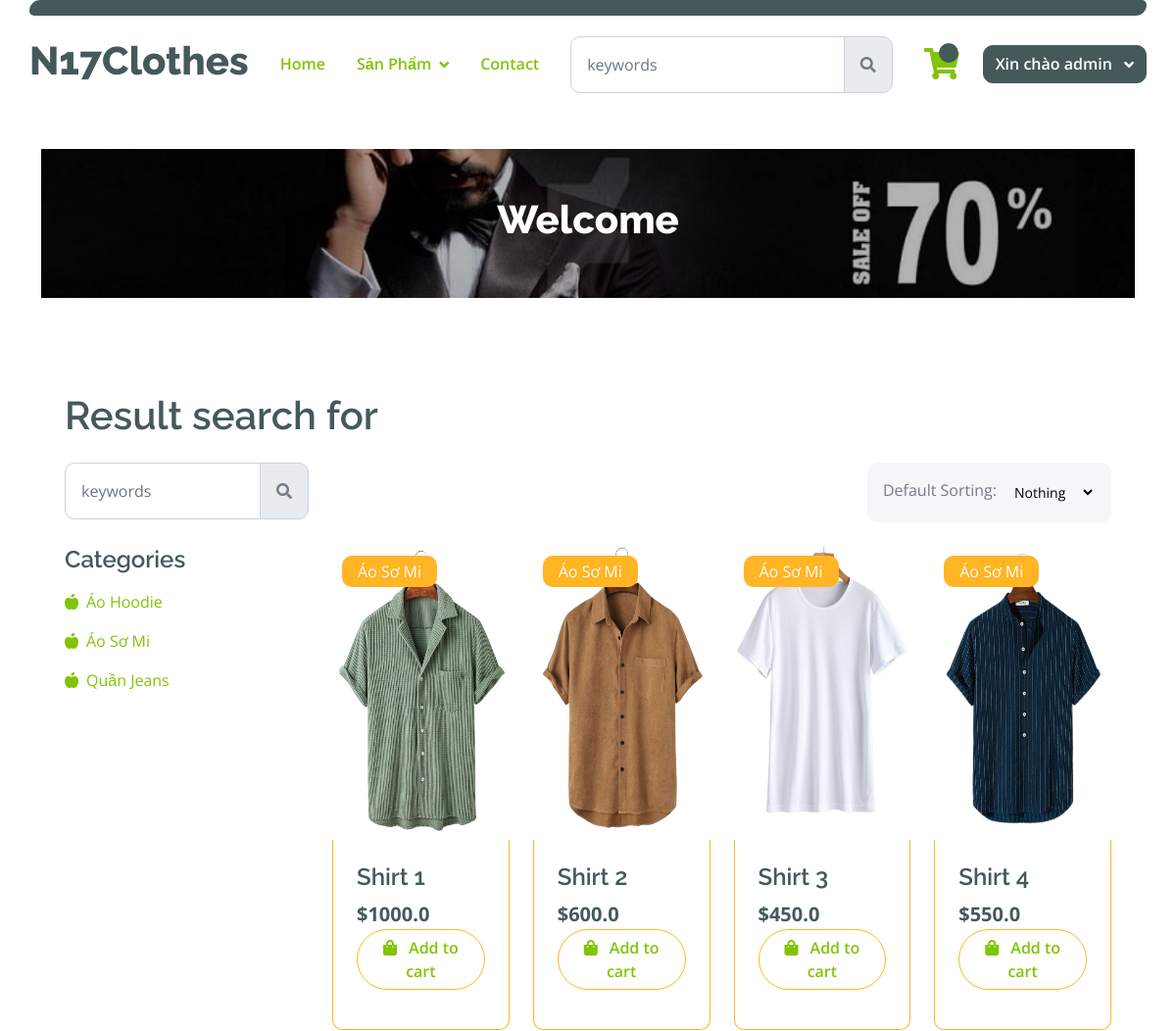
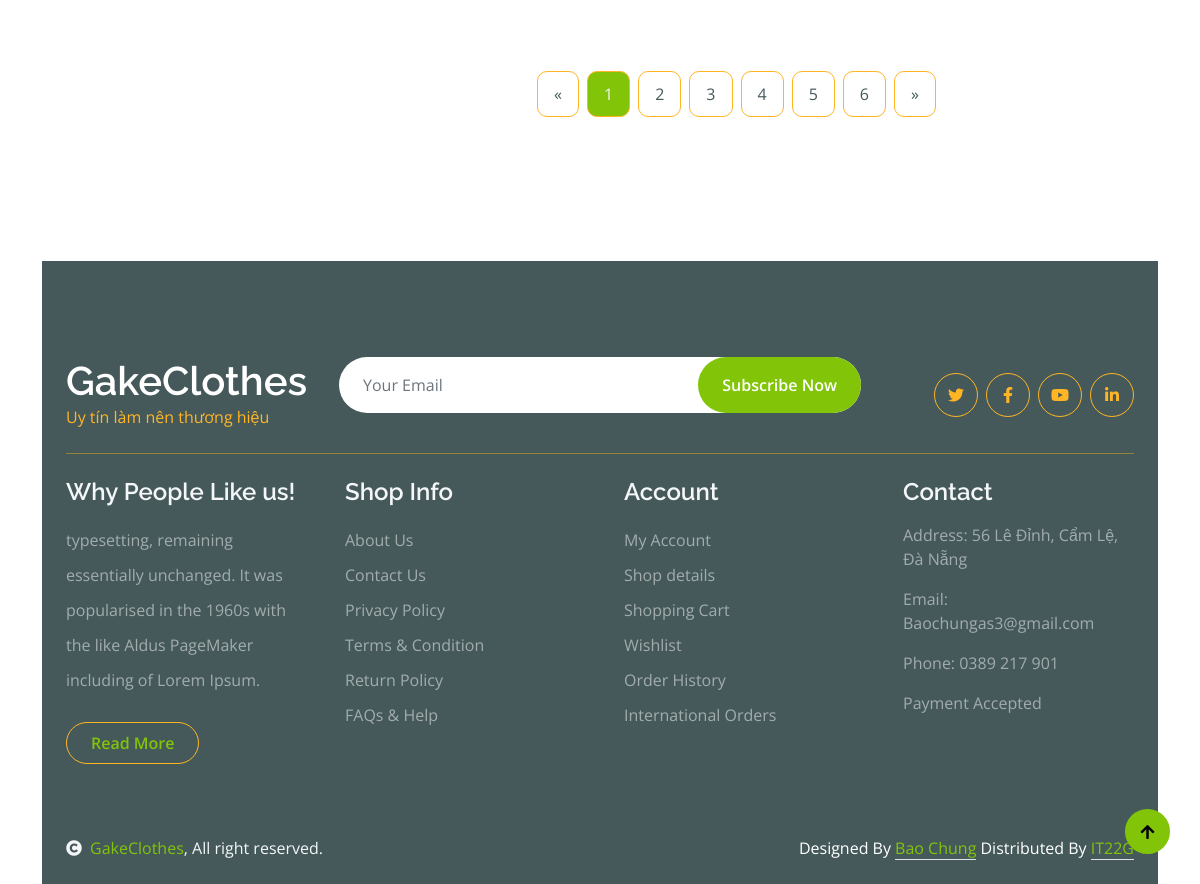
The app's page /category/?category=ao-so-mi (signed in) with its own data (2 pictures, top to bottom).
### app/models.py (models this page shows, shortened)
class Category(models.Model):
    name = models.CharField(max_length=200, null=True)
    slug = models.SlugField(max_length = 200, unique = True)
    def __str__(self):
        return self.name

class Product(models.Model):
    name = models.CharField(max_length=200, null=True)
    price = models.FloatField()
    quantity = models.IntegerField(default = 0, null = True, blank = True)
    discount = models.FloatField()
    image = models.ImageField(null=True, blank=True, upload_to='products_pics')
    category = models.ForeignKey(Category, on_delete=models.SET_NULL, null=True, blank= True)
    description = models.CharField(max_length=1000, null=True)
    date = models.DateTimeField(auto_now_add=True)
    @property
    def ImageURL(self):
        try:
            url = self.image.url
        except:
            url = ''
        return url

### app/views.py (the view)
# urls.py: path("category/", views.categoryProduct, name="category"),
def categoryProduct(request):
    if request.user.is_authenticated:
        customer = request.user
        order, created = Order.objects.get_or_create(customer = customer, complete = False)
        items = order.orderitem_set.all()
        cartItems = order.get_cart_items
    else:
        items= []
        order = {"get_cart_items":0,"get_cart_total":0 }
    active_category = request.GET.get('category', '')
    if active_category:
        products = Product.objects.filter(category__slug = active_category)
    categories = Category.objects.all()
    context = { 'products':products, 'active_category':active_category, "categories": categories,'items':items, 'order':order }
    return render(request, "app/category.html", context)

### app/templates/app/category.html (shortened to what this page needs)
{% extends "app/base.html" %} {% load static %} {% block category_content %}
<div class="container-fluid fruite py-5">
  <div class="container py-5">
    <h1 class="mb-4">Result search for {{searched}}</h1>
    <div class="row g-4">
      <div class="col-lg-12">
        <div class="row g-4">
          <div class="col-xl-3">
            <div class="input-group w-100 mx-auto d-flex">
              <input
                type="search"
                class="form-control p-3"
                placeholder="keywords"
                aria-describedby="search-icon-1"
              />
              <span id="search-icon-1" class="input-group-text p-3"
                ><i class="fa fa-search"></i
              ></span>
            </div>
          </div>
          <div class="col-6"></div>
          <div class="col-xl-3">
            <div
              class="bg-light ps-3 py-3 rounded d-flex justify-content-between mb-4"
            >
              <label for="fruits">Default Sorting:</label>
              <select
                id="fruits"
                name="fruitlist"
                class="border-0 form-select-sm bg-light me-3"
                form="fruitform"
              >
                <option value="volvo">Nothing</option>
              </select>
            </div>
          </div>
        </div>
        <div class="row g-4">
          <div class="col-lg-3">
            <div class="row g-4">
              <div class="col-lg-12">
                <div class="mb-3">
                  <h4>Categories</h4>
                  <ul class="list-unstyled fruite-categorie">
                    {% for category in  categories %}
                    <li>
                      <div class="d-flex justify-content-between fruite-name">
                        <a href="{% url 'category' %}?category={{category.slug}}"
                          ><i class="fas fa-apple-alt me-2"></i>{{category.name}}</a
                        >
                      </div>
                    </li>
                    {% endfor %}
                  </ul>
                </div>
              </div>
            </div>
          </div>
          <div class="col-lg-9">
            <div class="row g-4 justify-content-center">
              {% for product in products%}
              <div class="col-md-6 col-lg-4 col-xl-3">
                  <a href="{% url 'details'%}?id={{product.id}}">
                  <div class="rounded position-relative fruite-item">
                    <div class="fruite-img">
                      <img
                        src="{{product.ImageURL}}"
                        class=" w-100 rounded-top"
                        height="300px"
                      />
                    </div>
                    <div
                      class="text-white bg-secondary px-3 py-1 rounded position-absolute"
                      style="top: 10px; left: 10px"
                    >
                      {{product.category}}
                    </div>
                    <div
                      class="p-4 border border-secondary border-top-0 rounded-bottom"
                    >
                      <h4>{{product.name}}</h4>
                      <div class="d-flex justify-content-between flex-lg-wrap">
                        <p class="text-dark fs-5 fw-bold mb-0">
                          ${{product.price}}
                        </p>
                        <p
                          href="!#"
                          data-product="{{product.id}}"
                          data-action="add"
                          class="btn border border-secondary rounded-pill px-3 text-primary updated-cart"
                        >
                          <i class="fa fa-shopping-bag me-2 text-primary updated-cart "    data-product="{{product.id}}"
                          data-action="add"></i>
                          Add to cart
                        </p>
                      </div>
                    </div>
                  </div>
                </a>
                </div>
              {% endfor %}
              <div class="col-12">
                <div class="pagination d-flex justify-content-center mt-5">
                  <a href="#" class="rounded">&laquo;</a>
                  <a href="#" class="active rounded">1</a>
                  <a href="#" class="rounded">2</a>
                  <a href="#" class="rounded">3</a>
                  <a href="#" class="rounded">4</a>
                  <a href="#" class="rounded">5</a>
                  <a href="#" class="rounded">6</a>
                  <a href="#" class="rounded">&raquo;</a>
                </div>
              </div>
            </div>
          </div>
        </div>
      </div>
    </div>
  </div>
</div>
{% endblock category_content %}

### app/templates/app/base.html (shortened to what this page needs)
{% load static %}
<!DOCTYPE html>
<html lang="en">
    <head>
        <link rel="stylesheet" href="https://use.fontawesome.com/releases/v5.15.4/css/all.css"/>
        <link href="https://cdn.jsdelivr.net/npm/bootstrap-icons@1.4.1/font/bootstrap-icons.css" rel="stylesheet">
        <link href="{%static 'app/clothes/lib/lightbox/css/lightbox.min.css'%}" rel="stylesheet">
        <link href="{%static 'app/clothes/lib/owlcarousel/assets/owl.carousel.min.css'%}" rel="stylesheet">
        <link href="{%static 'app/clothes/css/bootstrap.min.css'%}" rel="stylesheet">
        <link href="{%static 'app/clothes/css/style.css'%}" rel="stylesheet">
    </head>
    <body>
    <div class="container">
<div class="container-fluid fixed-top">
    <div class="container topbar bg-dark text-light d-none d-lg-block py-2">
    </div>
    <div class="container px-0">
        <nav class="navbar navbar-light bg-white navbar-expand-xl">
            <a href="{% url "home" %}" class="navbar-brand"><h5 class="text-dark display-6">N17Clothes</h5></a>
            <div class="collapse navbar-collapse bg-white" id="navbarCollapse">
                <div class="navbar-nav mx-auto">
                    <a href="{% url "home" %}" class="nav-item nav-link active btn btn-lg">Home</a>
                    <div class="nav-item dropdown">
                        <a href="#" class="nav-link dropdown-toggle text-primary btn btn-lg" data-bs-toggle="dropdown">Sản Phẩm</a>
                    </div>
                    <a href="{% url "contact" %}" class="nav-item nav-link active btn btn-lg">Contact</a>
                </div>
                <form role="search" class="modal-body d-flex align-items-center" method="POST" action="{% url "search" %}">
                    <div class="input-group w-70 mx-auto d-flex">
                        <input type="search" class="form-control p-3" placeholder="keywords" aria-describedby="search-icon-1" name="searched">
                        <button id="search-icon-1" class="input-group-text p-3"><i class="fa fa-search"></i></button>
                    </div>
                </form>
                <div class="d-flex justify-content-center align-items-center m-3 me-0">
                    <a href="{% url 'cart' %}" class="position-relative me-4 my-auto">
                        <i class="fas fa-shopping-cart fa-2x"></i>
                        <span id='cart-total' class="position-absolute bg-dark rounded-circle d-flex align-items-center justify-content-center text-white px-1" style="top: -5px; left: 15px; height: 20px; min-width: 20px;">{{cartItems}}</span>
                    </a>
                        {% if user.is_authenticated %}
                        <div class="dropdown" style = "visibility:{{user_login}}">
                            <a class="btn btn-dark dropdown-toggle" href="#" role="button" data-bs-toggle="dropdown" aria-expanded="false">
                             Xin chào {{request.user}}
                            </a>
                          </div>
                        {% endif %}
                </div>
            </div>
        </nav>
    </div>
</div>
   <div class="container-fluid page-header py-5">
            <h1 class="text-center text-white display-6">Welcome</h1>
        </div>
        {% block category_content %}{% endblock category_content %}
          <div class="container-fluid bg-dark text-white-50 footer pt-5 mt-5">
            <div class="container py-5">
                <div class="pb-4 mb-4" style="border-bottom: 1px solid rgba(226, 175, 24, 0.5) ;">
                    <div class="row g-4">
                        <div class="col-lg-3">
                            <a href="#">
                                <h1 class="text-white mb-0">GakeClothes</h1>
                                <p class="text-secondary mb-0">Uy tín làm nên thương hiệu</p>
                            </a>
                        </div>
                        <div class="col-lg-6">
                            <div class="position-relative mx-auto">
                                <input class="form-control border-0 w-100 py-3 px-4 rounded-pill" type="number" placeholder="Your Email">
                                <button type="submit" class="btn btn-primary border-0 border-secondary py-3 px-4 position-absolute rounded-pill text-white" style="top: 0; right: 0;">Subscribe Now</button>
                            </div>
                        </div>
                        <div class="col-lg-3">
                            <div class="d-flex justify-content-end pt-3">
                                <a class="btn  btn-outline-secondary me-2 btn-md-square rounded-circle" href=""><i class="fab fa-twitter"></i></a>
                                <a class="btn btn-outline-secondary me-2 btn-md-square rounded-circle" href=""><i class="fab fa-facebook-f"></i></a>
                                <a class="btn btn-outline-secondary me-2 btn-md-square rounded-circle" href=""><i class="fab fa-youtube"></i></a>
                                <a class="btn btn-outline-secondary btn-md-square rounded-circle" href=""><i class="fab fa-linkedin-in"></i></a>
                            </div>
                        </div>
                    </div>
                </div>
                <div class="row g-5">
                    <div class="col-lg-3 col-md-6">
                        <div class="footer-item">
                            <h4 class="text-light mb-3">Why People Like us!</h4>
                            <p class="mb-4">typesetting, remaining essentially unchanged. It was
                                popularised in the 1960s with the like Aldus PageMaker including of Lorem Ipsum.</p>
                            <a href="" class="btn border-secondary py-2 px-4 rounded-pill text-primary">Read More</a>
                        </div>
                    </div>
                    <div class="col-lg-3 col-md-6">
                        <div class="d-flex flex-column text-start footer-item">
                            <h4 class="text-light mb-3">Shop Info</h4>
                            <a class="btn-link" href="">About Us</a>
                            <a class="btn-link" href="">Contact Us</a>
                            <a class="btn-link" href="">Privacy Policy</a>
                            <a class="btn-link" href="">Terms & Condition</a>
                            <a class="btn-link" href="">Return Policy</a>
                            <a class="btn-link" href="">FAQs & Help</a>
                        </div>
                    </div>
                    <div class="col-lg-3 col-md-6">
                        <div class="d-flex flex-column text-start footer-item">
                            <h4 class="text-light mb-3">Account</h4>
                            <a class="btn-link" href="">My Account</a>
                            <a class="btn-link" href="">Shop details</a>
                            <a class="btn-link" href="{% url "cart" %}">Shopping Cart</a>
                            <a class="btn-link" href="">Wishlist</a>
                            <a class="btn-link" href="">Order History</a>
                            <a class="btn-link" href="">International Orders</a>
                        </div>
                    </div>
                    <div class="col-lg-3 col-md-6">
                        <div class="footer-item">
                            <h4 class="text-light mb-3">Contact</h4>
                            <p>Address: 56 Lê Đỉnh, Cẩm Lệ, Đà Nẵng</p>
                            <p>Email: Baochungas3@gmail.com</p>
                            <p>Phone: 0389 217 901</p>
                            <p>Payment Accepted</p>
                        </div>
                    </div>
                </div>
            </div>
        </div>
        <div class="container-fluid copyright bg-dark py-4">
            <div class="container">
                <div class="row">
                    <div class="col-md-6 text-center text-md-start mb-3 mb-md-0">
                        <span class="text-light"><a href="#"><i class="fas fa-copyright text-light me-2"></i>GakeClothes</a>, All right reserved.</span>
                    </div>
                    <div class="col-md-6 my-auto text-center text-md-end text-white">
                        Designed By <a class="border-bottom" href="">Bao Chung</a> Distributed By <a class="border-bottom" href="">IT22G</a>
                    </div>
                </div>
            </div>
        </div>
    </div>
        <a href="#" class="btn btn-primary border-3 border-primary rounded-circle back-to-top"><i class="fa fa-arrow-up"></i></a>
    </body>
</html>

### records on screen
Category: name "Áo Hoodie"
Category: name "Áo Sơ Mi"
Category: name "Quần Jeans"
Product: ImageURL (picture), category "Áo Sơ Mi", name "Shirt 1", price "1000.0"
Product: ImageURL (picture), category "Áo Sơ Mi", name "Shirt 2", price "600.0"
Product: ImageURL (picture), category "Áo Sơ Mi", name "Shirt 3", price "450.0"
Product: ImageURL (picture), category "Áo Sơ Mi", name "Shirt 4", price "550.0"

### other values on screen
{{ request.user }} "admin"
